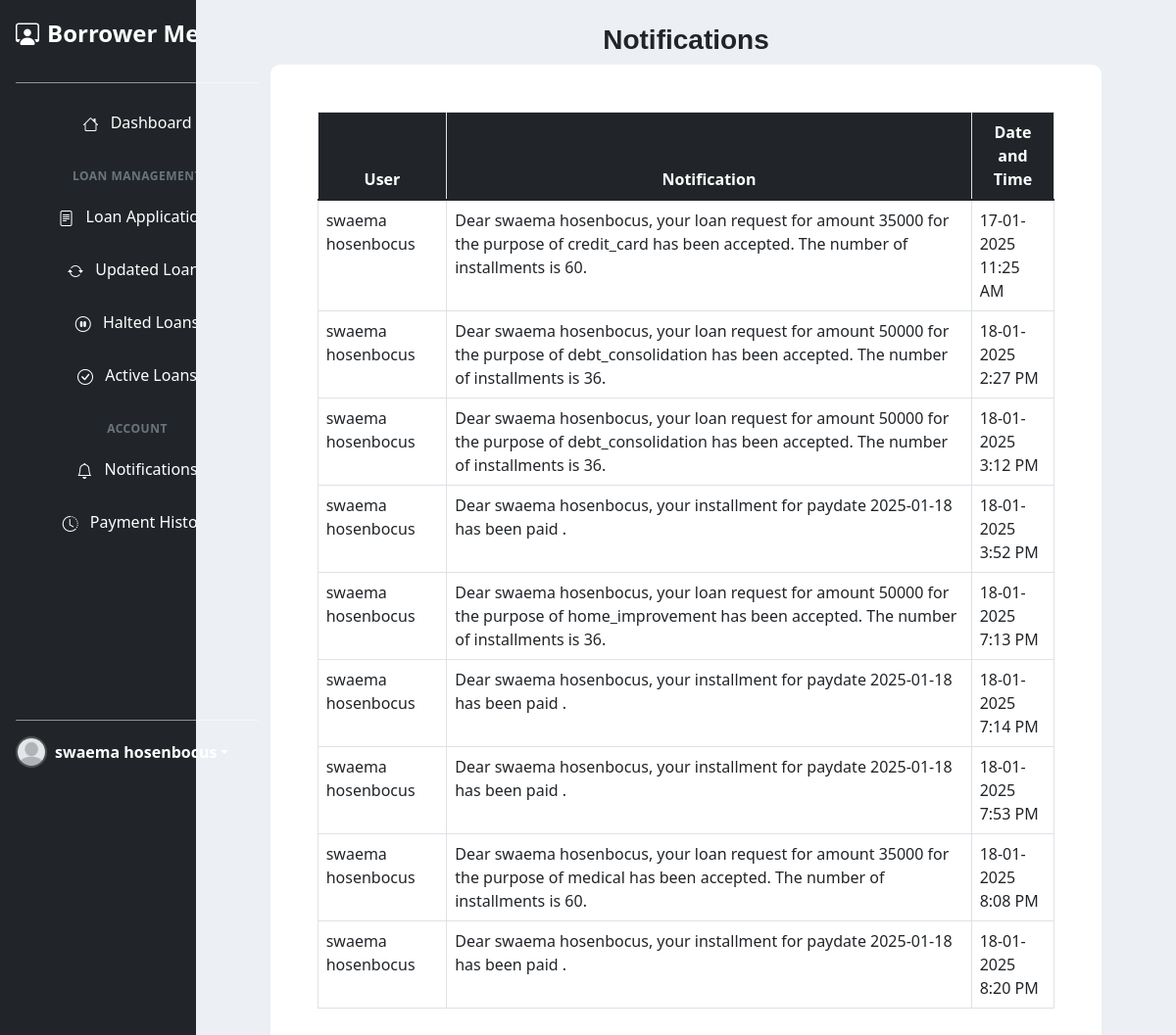
Page /Borrower/notifications.php (signed in) on the committed database.
### tables this page shows
CREATE TABLE `notifications` (
  `id` int(11) NOT NULL,
  `user_id` int(11) DEFAULT NULL,
  `message` text DEFAULT NULL,
  `created_at` datetime DEFAULT current_timestamp()
);

CREATE TABLE `users` (
  `id` int(11) NOT NULL,
  `name` varchar(255) DEFAULT NULL,
  `email` varchar(255) DEFAULT NULL,
  `password` varchar(255) DEFAULT NULL,
  `role` enum('borrower','lender','admin') DEFAULT NULL,
  `mobile` varchar(15) NOT NULL,
  `address` text NOT NULL,
  `image` varchar(255) DEFAULT NULL,
  `status` enum('active','inactive','blocked','suspend') DEFAULT NULL,
  `user_verfied` text DEFAULT NULL,
  `reset_token` text DEFAULT NULL,
  `reset_token_expiry` datetime DEFAULT NULL,
  `created_at` datetime DEFAULT current_timestamp(),
  `updated_at` timestamp NOT NULL DEFAULT current_timestamp() ON UPDATE current_timestamp()
);

### Classes/Notifiactions.php (called while the page is built, shortened)
<?php
class Notifiactions
{
    public static function showNotification($id)
    {
        $db = Database::getConnection();
        $query = "SELECT u.*,n.*,n.created_at as notTime from notifications n
        inner join users u on u.id = n.user_id
        where u.id =?
       ";
        $stmt = $db->prepare($query);
        $stmt->bind_param("i", $id);
        $stmt->execute();
        $result = $stmt->get_result();
        $notifiactions = [];
        while ($data = $result->fetch_assoc()) {
            $notifiactions[] = $data;
        }
        return $notifiactions;
    }
}

### Borrower/notifications.php (the view, shortened to what this page needs)
<?php
require_once '../Classes/Loan.php';
require_once '../Classes/Notifiactions.php';
$id = $_SESSION['user_id'];
$noti = Notifiactions::showNotification($id);
?>
<?php
include_once('Layout/head.php');
include_once('Layout/sidebar.php');
?>
<div class="col-md-10 pb-5" style="background-color: #ECF0F4;">
    <div class="row text-center">
    </div>
    <div class="title text-center">
        <h2 class="h3 fw-bold mt-3 " style="font-family: sans-serif;">
            Notifications
        </h2>
    </div>
    <div class="container-fluid">
        <div class="row mt-2 d-flex justify-content-center">
            <div class="col-lg-11 col-md-11 col-sm-11">
                <div class="table-responsive p-5" style="background-color: #FFFFFF; border-radius: 10px; ">
                    <table id="example" class="table table-bordered">
                        <thead class="text-white" style="background-color: #142127;">
                            <tr class="text-white bg-dark text-center">
                                <th scope="col">User</th>
                                <th scope="col">Notification</th>
                                <th scope="col">Date and Time</th>
                            </tr>
                        </thead>
                        <tbody>
                            <?php if (is_array($noti) && count($noti) > 0): ?>
                                <?php foreach ($noti as $item): ?>
                                    <tr>
                                        <td><?php echo htmlspecialchars($item['name']); ?></td>
                                        <td><?php echo htmlspecialchars($item['message']); ?></td>
                                        <td>
                                            <?php echo htmlspecialchars(date('d-m-Y', strtotime($item['notTime']))); ?>
                                            <br>
                                            <?php echo htmlspecialchars(date('g:i A', strtotime($item['notTime']))); ?>
                                        </td>
                                    </tr>
                                <?php endforeach; ?>
                            <?php endif; ?>
                        </tbody>
                    </table>
                </div>
            </div>
        </div>
    </div>
</div>
</div>
</div>
<?php
include_once('Layout/footer.php');
?>

### Assets/Styles/style.css (style rules this page uses)
* { margin: 0; padding: 0; box-sizing: border-box; }
html, body { width: 100%; height: 100%; margin: 0; padding: 0; overflow-x: hidden; background-color: #f1f9ff !important; color: #0d6efd; font-family: Arial, sans-serif; }

### Assets/Styles/sidebars.css (style rules this page uses)
body { min-height: 100vh; min-height: -webkit-fill-available; }
html { height: -webkit-fill-available; }

### rows in the picture
notifications: user.name "swaema hosenbocus", message "Dear swaema hosenbocus, your loan request for amount 35000 for the purpose of credit_card has been accepted. The number of installments is 60.", created_at "17-01-2025", created_at "11:25 AM"
notifications: user.name "swaema hosenbocus", message "Dear swaema hosenbocus, your loan request for amount 50000 for the purpose of debt_consolidation has been accepted. The number of installments is 36.", created_at "18-01-2025", created_at "2:27 PM"
notifications: user.name "swaema hosenbocus", message "Dear swaema hosenbocus, your loan request for amount 50000 for the purpose of debt_consolidation has been accepted. The number of installments is 36.", created_at "18-01-2025", created_at "3:12 PM"
notifications: user.name "swaema hosenbocus", message "Dear swaema hosenbocus, your installment for paydate 2025-01-18 has been paid .", created_at "18-01-2025", created_at "3:52 PM"
notifications: user.name "swaema hosenbocus", message "Dear swaema hosenbocus, your loan request for amount 50000 for the purpose of home_improvement has been accepted. The number of installments is 36.", created_at "18-01-2025", created_at "7:13 PM"
notifications: user.name "swaema hosenbocus", message "Dear swaema hosenbocus, your installment for paydate 2025-01-18 has been paid .", created_at "18-01-2025", created_at "7:14 PM"
notifications: user.name "swaema hosenbocus", message "Dear swaema hosenbocus, your installment for paydate 2025-01-18 has been paid .", created_at "18-01-2025", created_at "7:53 PM"
notifications: user.name "swaema hosenbocus", message "Dear swaema hosenbocus, your loan request for amount 35000 for the purpose of medical has been accepted. The number of installments is 60.", created_at "18-01-2025", created_at "8:08 PM"
notifications: user.name "swaema hosenbocus", message "Dear swaema hosenbocus, your installment for paydate 2025-01-18 has been paid .", created_at "18-01-2025", created_at "8:20 PM"

### other values in the picture
$_SESSION['user_name'] "swaema hosenbocus"
